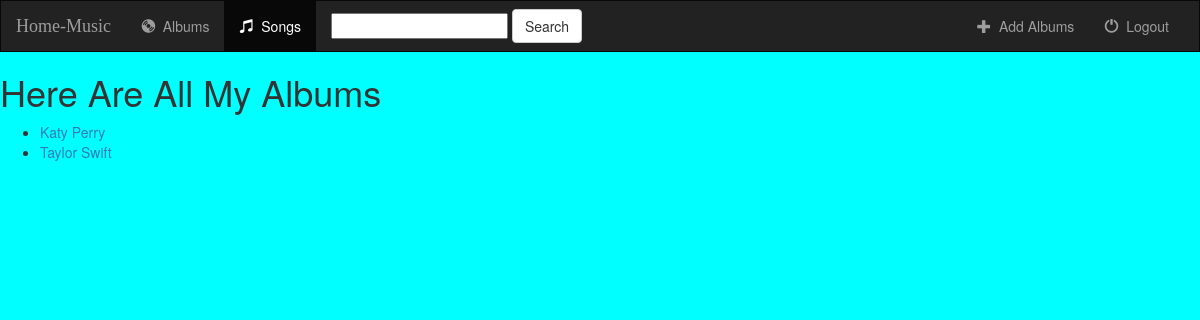
Page /music/ on the earlier database version.
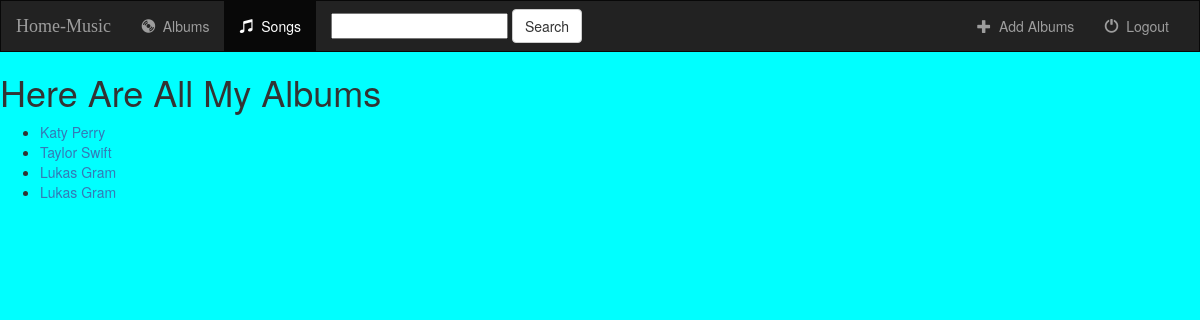
Same page on the later database version.
### music/models.py (models this page shows, shortened)
class Album(models.Model):
    artist = models.CharField(max_length=250)
    album_title = models.CharField(max_length=500)

### music/views.py (the view)
class IndexView(generic.ListView):
    template_name = 'music/index.html'
    context_object_name = 'all_albums' #to change name object_list to all_albums
    def get_queryset(self):
        return Album.objects.all()

### music/templates/music/index.html
{% extends 'music/base.html' %}
{% block body %}
    {% if all_albums %}
     <h1>Here Are All My Albums</h1>
      <ul>
       {% for album in all_albums %}
          <li>
              <a href="{% url 'music:detail' album.id %}">{{ album.artist }}</a>
          </li>
        {% endfor %}
    </ul>
    {% else %}
        <h3>No Albums Found</h3>
    {% endif %}
{% endblock %}

### music/templates/music/base.html (shortened to what this page needs)
<html lang="en">
<head>
{% load staticfiles %}
<link rel="stylesheet" href="https://maxcdn.bootstrapcdn.com/bootstrap/3.3.6/css/bootstrap.min.css"/>
<link rel="stylesheet" type="text/css" href="{% static 'music/style.css' %}">
</head>
<body>
<nav class="navbar navbar-inverse">
    <div class="container-fluid">
           <div class="navbar-header">
            <a class="navbar-brand" href="{% url 'music:index' %}">Home-Music</a>
        </div>
        <div class="collapse navbar-collapse" id="topNavBar">
            <ul class="nav navbar-nav">
                <li class="">
                    <a href="{% url 'music:index' %}">
                        <span class="glyphicon glyphicon-cd" aria-hidden="true"></span>&nbsp;
                        Albums
                    </a>
                </li>
                <li class="active">
                    <a href="#">
                        <span class="glyphicon glyphicon-music" aria-hidden="true"></span>&nbsp;
                        Songs
                    </a>
                </li>
            </ul>
            <form class="navbar-form navbar-left" role="search" method="get" action="#">
                <div class="form-group">
                    <input type="text" class="form=control" name="q" value="">
                </div>
                <button type="submit" class="btn btn-default">
                     Search
                </button>
            </form>
            <ul class="nav navbar-nav navbar-right">
                <li class="">
                    <a href="{% url 'music:album-add' %}">
                        <span class="glyphicon glyphicon-plus" aria-hidden="true"></span>&nbsp;
                        Add Albums
                    </a>
                </li>
                <li class="">
                    <a href="{% url 'music:index' %}">
                        <span class="glyphicon glyphicon-off" aria-hidden="true"></span>&nbsp;
                        Logout
                    </a>
                </li>
            </ul>
        </div>
    </div>
</nav>
{% block body %}
{% endblock %}
</body>
</html>

### music/static/music/style.css (style rules this page uses)
body { background-color: aqua }
.navbar { border-radius: 0; }
.navbar-brand { font-family: 'Satisfy',cursive; }

Differences in the rows shown:
added Album: artist "Lukas Gram"
added Album: artist "Lukas Gram"
